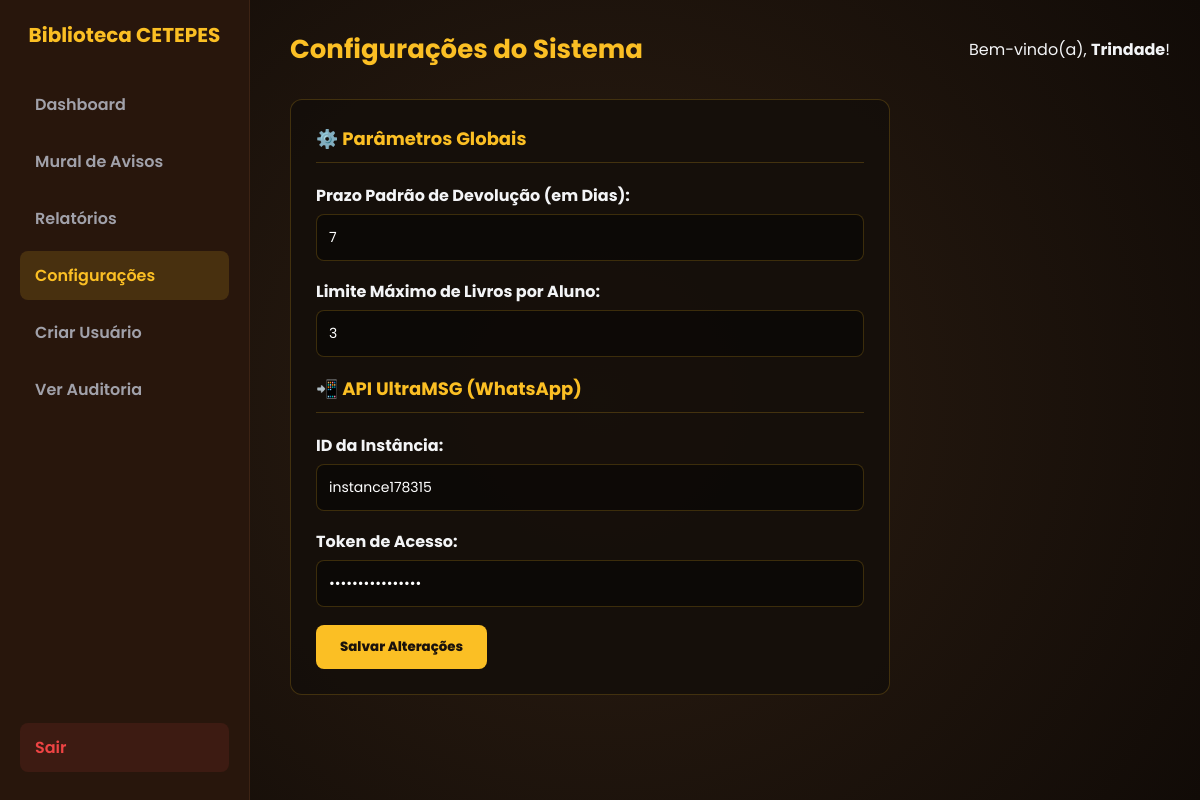
The app's page /admin/configuracoes.php (signed in), older data.
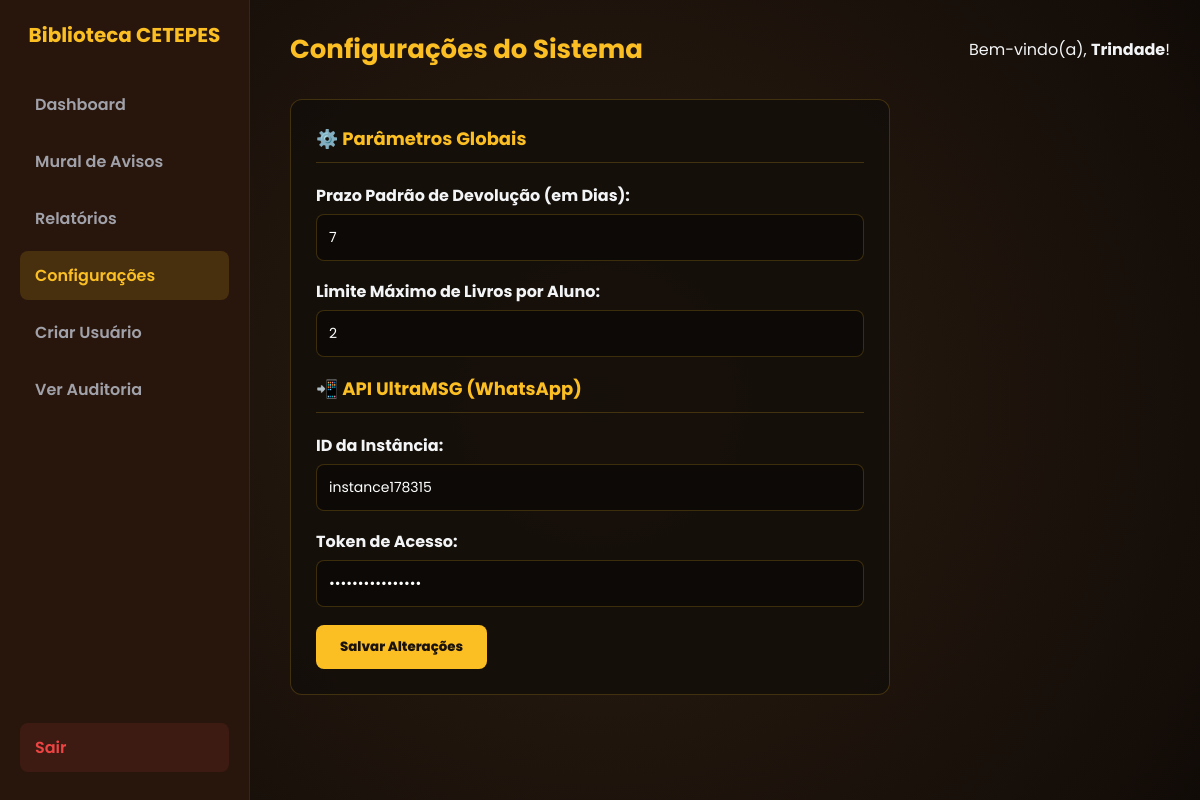
The same page, newer data.
### tables this page shows
CREATE TABLE `configuracoes` (
  `id` int(11) NOT NULL,
  `dias_prazo` int(11) DEFAULT 7,
  `limite_livros` int(11) DEFAULT 3,
  `ultramsg_instance` varchar(100) DEFAULT NULL,
  `ultramsg_token` varchar(100) DEFAULT NULL
);

### admin/configuracoes.php (the view, shortened to what this page needs)
<?php
require_once("../conexao.php");
$res_config = $conn->query("SELECT * FROM configuracoes WHERE id = 1");
$config = ($res_config && $res_config->num_rows > 0) ? $res_config->fetch_assoc() : [];
?>
<!DOCTYPE html>
<html lang="pt-br">
<head>
</head>
<body class="theme-estante">
    <div class="sidebar" id="sidebar">
        <div>
            <h2>Biblioteca CETEPES</h2>
            <a href="dashboard.php">Dashboard</a>
            <a href="mural.php">Mural de Avisos</a>
            <a href="relatorios.php">Relatórios</a>
            <a href="configuracoes.php" class="active">Configurações</a>
            <a href="criar_usuario.php">Criar Usuário</a>
            <a href="auditoria.php">Ver Auditoria</a>
        </div>
        <div class="logout">
            <a href="logout.php">Sair</a>
        </div>
    </div>
    <div class="main">
        <div class="header-title">
            <h1>Configurações do Sistema</h1>
            <span>Bem-vindo(a), <strong><?php echo htmlspecialchars($_SESSION['nome'] ?? 'Administrador'); ?></strong>!</span>
        </div>
        <div class="panel-box">
            <form method="POST">
                <h2>⚙️ Parâmetros Globais</h2>
                <label><strong>Prazo Padrão de Devolução (em Dias):</strong></label>
                <input type="number" name="dias_prazo" class="form-control" value="<?php echo htmlspecialchars($config['dias_prazo'] ?? 7); ?>" required>
                <label><strong>Limite Máximo de Livros por Aluno:</strong></label>
                <input type="number" name="limite_livros" class="form-control" value="<?php echo htmlspecialchars($config['limite_livros'] ?? 3); ?>" required>
                <h2>📲 API UltraMSG (WhatsApp)</h2>
                <label><strong>ID da Instância:</strong></label>
                <input type="text" name="ultramsg_instance" class="form-control" value="<?php echo htmlspecialchars($config['ultramsg_instance'] ?? 'instance178315'); ?>" required autocomplete="off">
                <label><strong>Token de Acesso:</strong></label>
                <input type="password" name="ultramsg_token" class="form-control" value="<?php echo htmlspecialchars($config['ultramsg_token'] ?? ''); ?>" required>
                <button type="submit" class="btn-salvar">Salvar Alterações</button>
            </form>
        </div>
    </div>
</body>
</html>

Row changes from the older to the newer data that the page shows:
changed configuracoes "instance178315": limite_livros "3" → "2"
